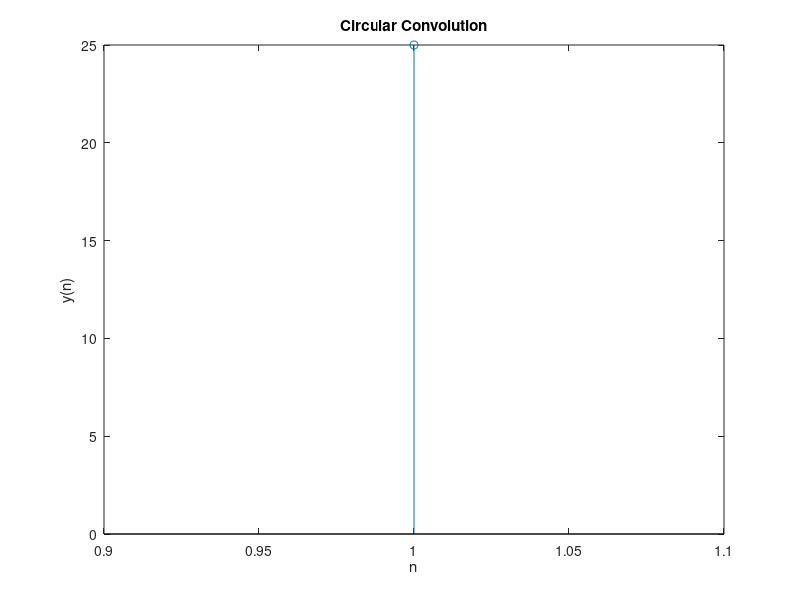

Write MATLAB code to recreate this figure.
%DSP LAB ASSESSMENT - 4
%Circular Convolutions of Signals

%Chirag Satapathy - 19BEI0107

clc
clear all
close all

%Enter the 'x' and 'h' values in [] leaving space between each value
%Eg: [1 2 3 4 5]
a = input('Discrete sample of x(n): ');
b = input('Discrete sample of h(n): ');
n1 = length(a);
n2 = length(b);
N = max(n1,n2);

x = [a, zeros(1, (N-n1))];
for i = 1:N
    k = i;
    for j = 1:n2
        H(i,j) = x(k) * b(j);
        k = k-1;
        if(k == 0)
            k = N;
        end
    end
end
y = zeros(1,N);
M=H';
for j = 1:N
    for i = 1:n2
        y(j) = M(i,j)+y(j);
    end
end
disp('The output sequence is y(n)= ');
disp(y)
stem(y);
title('Circular Convolution');
xlabel('n');
ylabel('y(n)');

